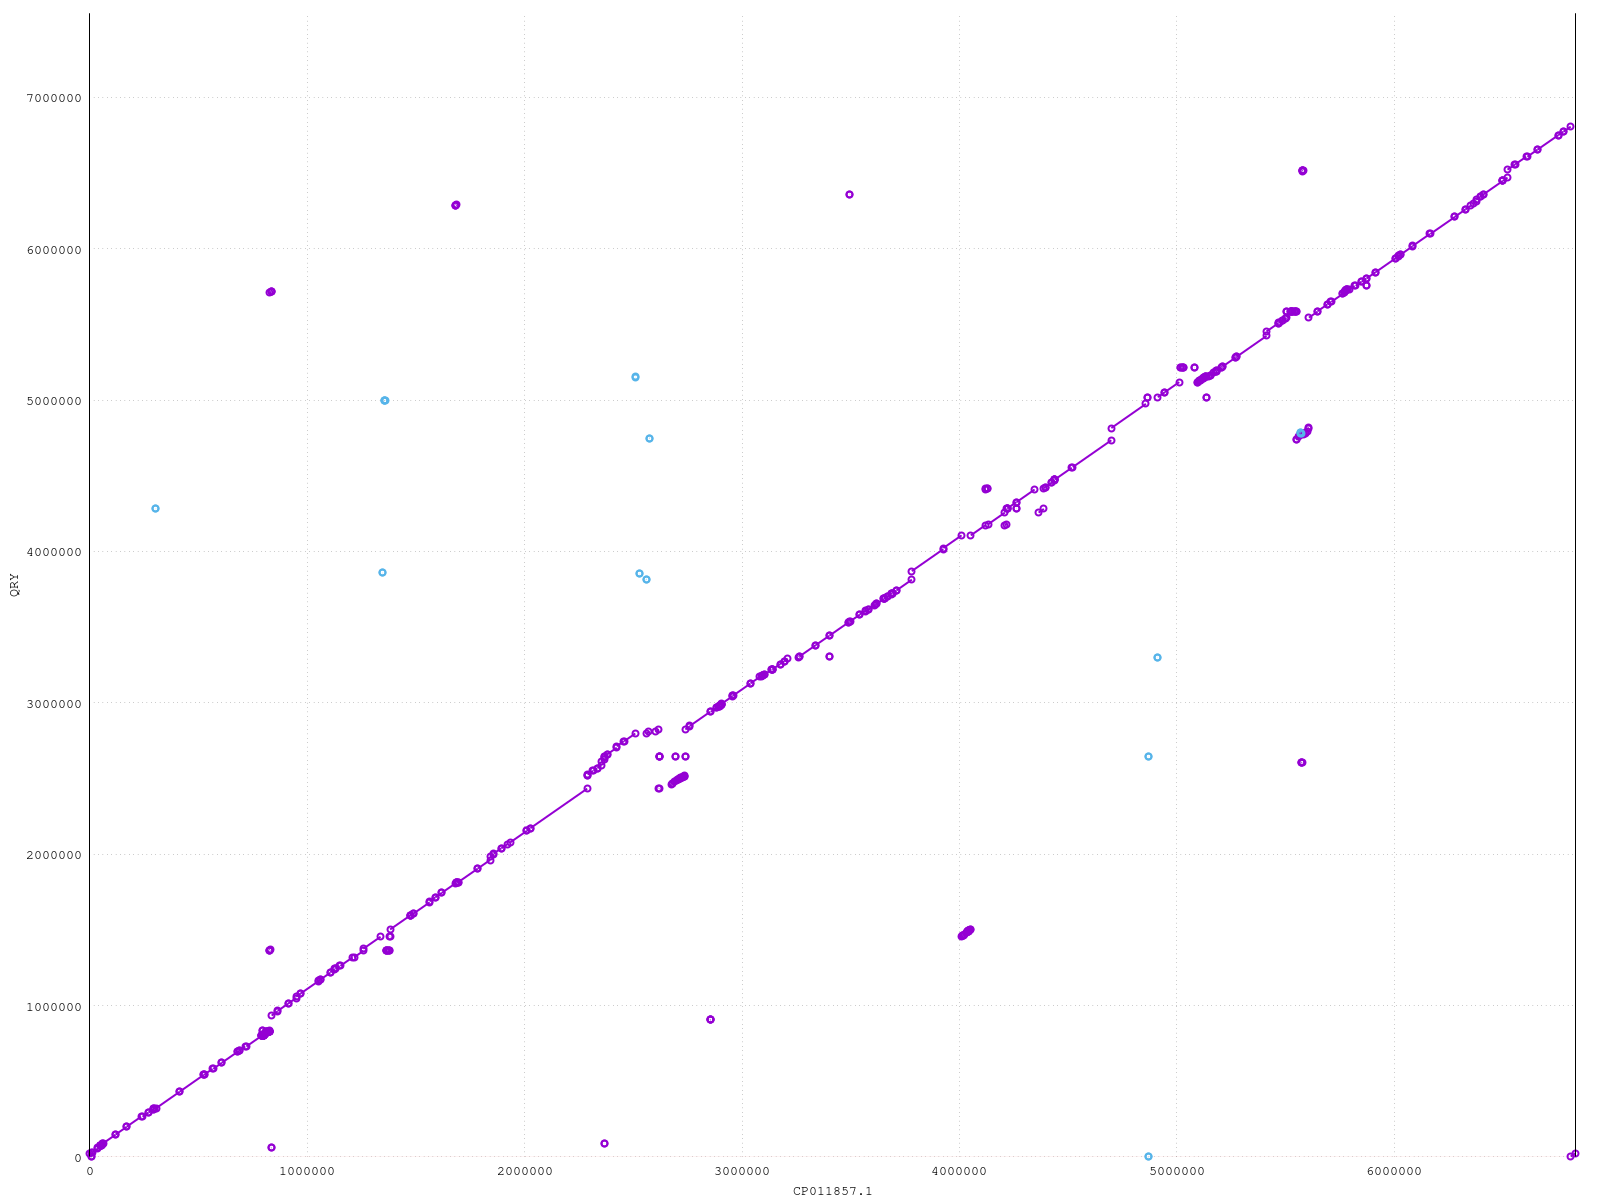

Generate this figure with gnuplot:
set terminal pngcairo size 1600,1200 enhanced font "Courier,10"
set output '/home/[user]/pseudomonas_align_strains/pa_comparison.annotated2.png'

set size 1,1
set grid
unset key
set border 10
set tics scale 0
set xlabel "CP011857.1"
set ylabel "QRY"
set format "%.0f"
set xrange [1:6833187]
set yrange [1:7550891]
set style line 1  lt 1 lw 2 pt 6 ps 1
set style line 2  lt 3 lw 2 pt 6 ps 1
set style line 3  lt 2 lw 2 pt 6 ps 1

# Highlight blaVIM2 -> ST matches as horizontal bands (y ranges from bla_ST.coords)
# Match 1: ST 1572..2214
set object 1 rect from 1,1572 to 6833187,2214 fc rgb "red"  fillstyle solid 0.15 noborder
# Match 2: ST 148..1002
set object 2 rect from 1,148  to 6833187,1002 fc rgb "red"  fillstyle solid 0.15 noborder
# Match 3: ST 4197..4478
set object 3 rect from 1,4197 to 6833187,4478 fc rgb "red"  fillstyle solid 0.15 noborder
# Match 4: ST 56..155  (normalized from 155..56)
set object 4 rect from 1,56   to 6833187,155  fc rgb "red"  fillstyle solid 0.15 noborder

# Plot the existing forward/reverse mummerplot data
plot \
 'pa_comparison.fplot' title 'FWD' with lp ls 1, \
 'pa_comparison.rplot' title 'REV' with lp ls 2

# end
